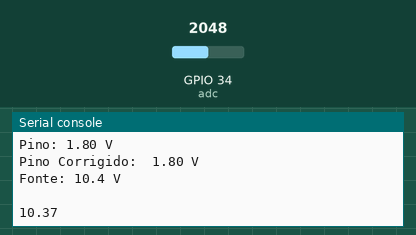
Simulated run of this program. Board: ESP32 board running MicroPython. Shown: the last lines printed to the serial console. The inputs (shaded band) are chosen by the test bench; at power-on: GPIO 34 (adc) = 2048 (analog values on the 0–4095 scale).

Above: at 1.2 s.
1.3 s: GPIO 34 (adc) set to 2866
At 2.6 s:
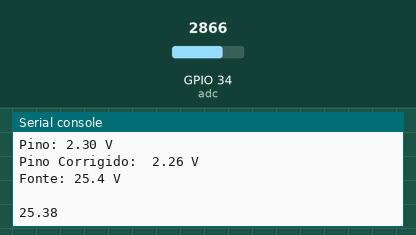
2.8 s: GPIO 34 (adc) set to 3603
At 3.8 s:
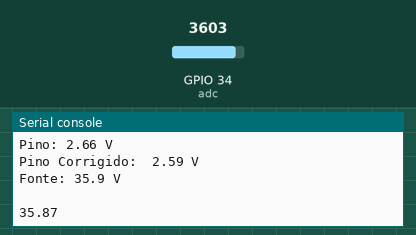
Timing chart, 0 to 5.8 s (numbered marks = the images above; inputs shaded):
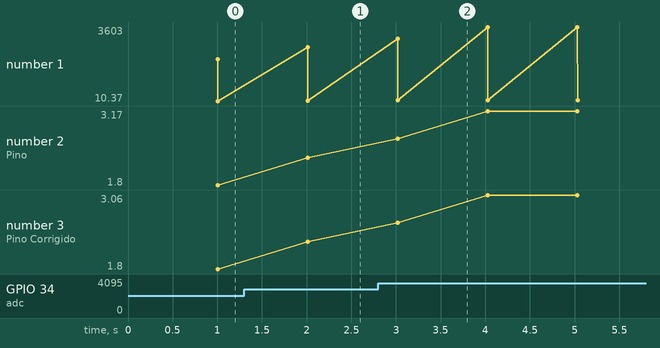

The program:

adc_divisor_tens_o.py
```python
from machine import Pin, ADC
from time import sleep, sleep_ms

adc = ADC(Pin(34))

adc.atten(ADC.ATTN_11DB)
adc.width(ADC.WIDTH_12BIT)

def medir():
    v = 0

    for c in range(0, 100):
        v += adc.read()
        sleep_ms(10)
    v = v/100

    return v

while True:
    value = medir()
    ten = value * 3.6 / 4095
    new_ten = (0.922 * ten) + 0.140 # 0.01 de erro
    fonte = (32.34 * new_ten) - 47.84 # 0.3 de erro
    v = value
    fonte2 = 32.34 * (0.922 * (v * 3.6 / 4095) + 0.140) - 47.84
    print(value)
    print(f'Pino: {ten:.2f} V')
    print(f'Pino Corrigido: {new_ten: .2f} V')
    print(f'Fonte: {fonte:.1f} V\n')
    print(f'{fonte2:.2f}')
    
```

Measured:
- after the input at 1.3 s, the serial console: prints a new line after 0.71 s (image 1)
- after the input at 2.8 s, the serial console: prints a new line after 0.22 s (image 2)
- plotted number 1: 10.37 → 25.38 after the input at 1.3 s, 25.38 → 51.13 after the input at 2.8 s
- plotted number 2: 1.8 → 2.3 after the input at 1.3 s, 2.3 → 3.17 after the input at 2.8 s
- plotted number 3: 1.8 → 2.26 after the input at 1.3 s, 2.26 → 3.06 after the input at 2.8 s
